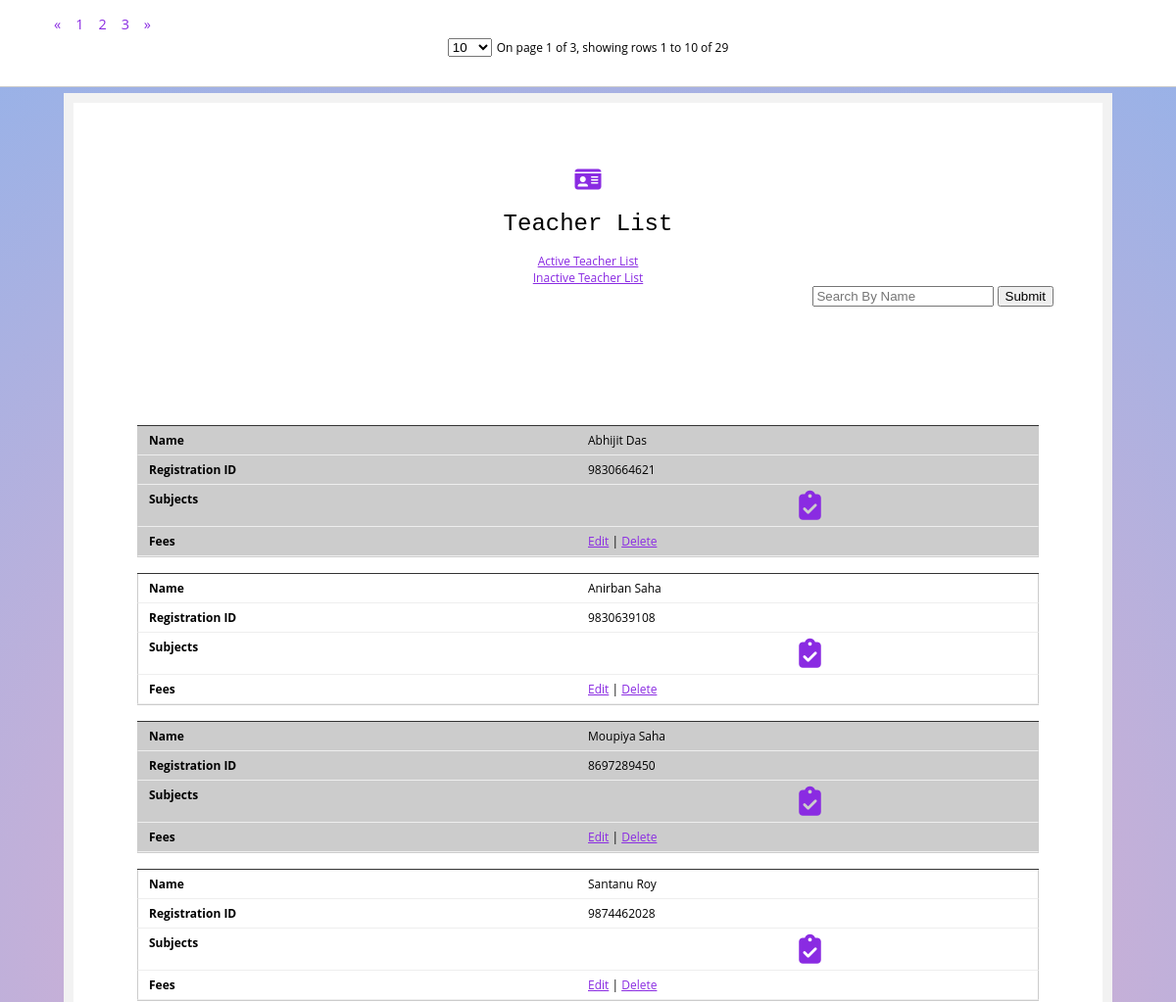
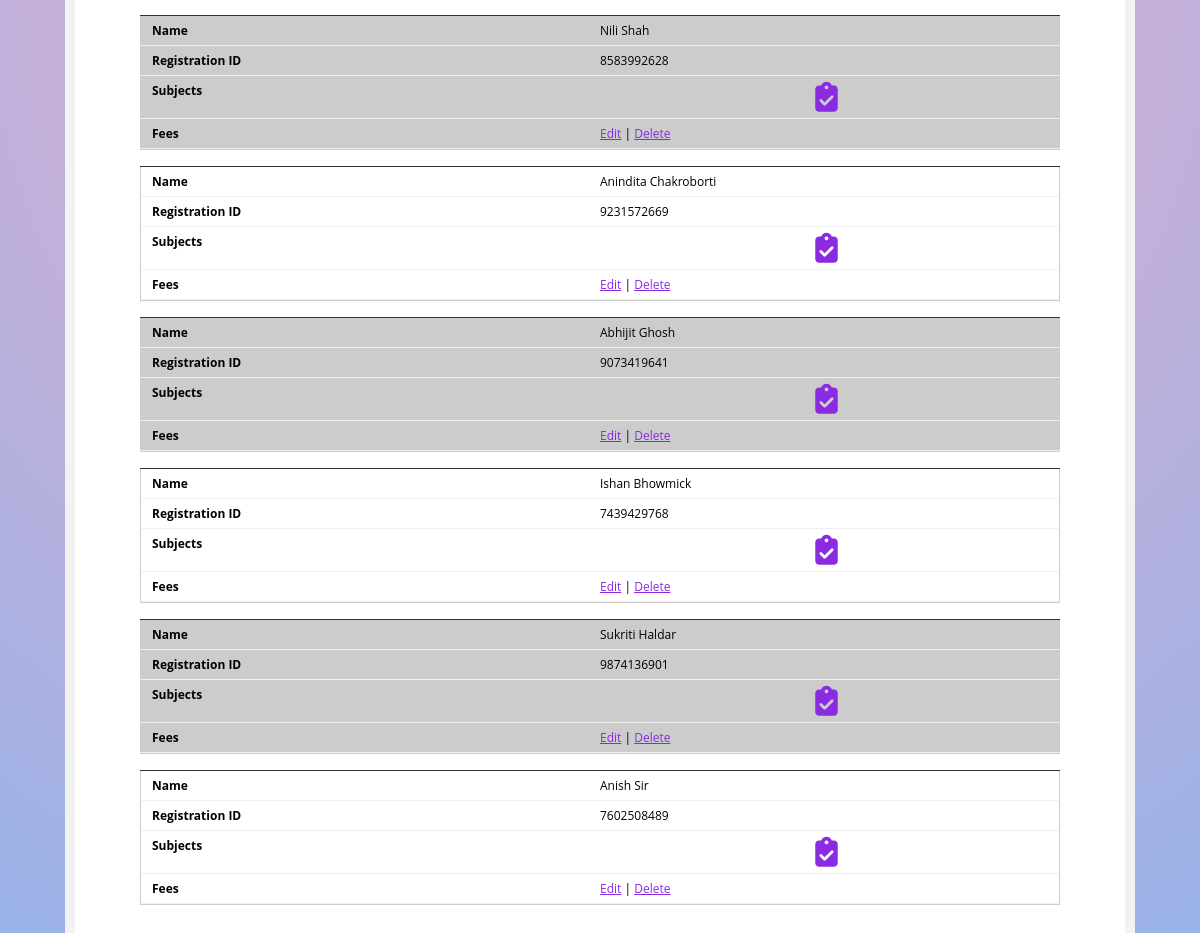
The app's page /teacher_list.php with its own data (2 pictures, top to bottom).
### tables this page shows
CREATE TABLE `teacher` (
  `Teacher_id` int(11) NOT NULL,
  `Teacher_name` varchar(255) NOT NULL,
  `Teacher_phone` varchar(10) NOT NULL,
  `Teacher_reg_id` varchar(255) NOT NULL,
  `Category_id` int(11) NOT NULL,
  `Status` char(1) NOT NULL DEFAULT 'Y'
);

### teacher_list.php (the view, shortened to what this page needs)
<?php
include("conn.php");
$sql=mysqli_query($conn,"SELECT * FROM teacher  WHERE Status='Y' ORDER BY `Teacher_id` ASC");
?>
<!DOCTYPE html>
<html lang="en">
<head>
    <link rel = "stylesheet" href="https://cdnjs.cloudflare.com/ajax/libs/font-awesome/6.1.1/css/all.min.css" />
    <link rel="stylesheet"  href="student_list.css">
</head>
<body>
<div class="form-box">
  <h1><a href="index.php"><i class="fa-sharp fa-solid fa-id-card"></i></a></h1>
  <h1>Teacher List</h1>
  <div style="display:flex;justify-content:center;gap:10px"><a href="teacher_list.php">Active Teacher List</a></div>
  <div style="display:flex;justify-content:center;gap:10px"><a href="inactive_teacher_list.php">Inactive Teacher List</a></div>
  <div style="display:flex;justify-content:end;gap:10px">
  <form>
    <input type="search" name="search" value="<?php if(isset($name)) echo $name; ?>" placeholder="Search By Name">
    <input type="submit">
  </form>
   </div>
<div id="DataTable" >
  <div id="table_box_bootstrap"></div>
  <table >
    <tbody class="scroll-pane">
        <?php  while($arr=mysqli_fetch_array($sql)){?>
        <tr>
        <td style="cursor:pointer" onclick="window.location.href='Teacher_sub_list_details.php?id=<?php echo $arr['Teacher_id'] ?>'"><?php echo $arr['Teacher_name'] ?></td>
        <td><?php echo $arr['Teacher_phone'] ?></td>
        <td ><div align="center"><a href="teacher_sub_list_details.php?id=<?php echo $arr['Teacher_id'] ?>"><i class="fa-solid fa-clipboard-check" style="font-size:30px;margin: auto;"></i></a></div></td>
        <td><a href="teacher_edit.php?tch=<?php echo $arr['Teacher_id'] ?>">Edit</a> | <a href="teacher_inactivate.php?tch=<?php echo $arr['Teacher_id'] ?>&status=Y">Delete</a></td>
        </tr>
        <?php } ?>
  </tbody>
</table>
</div>
        </div>
</body>
</html>

### student_list.css (style rules this page uses)
body { counter-reset: my-sec-counter; font-family: 'Open Sans', sans-serif; font-size: 12px; background: rgb(238,174,202); background: radial-gradient(circle, rgba(238,174,202,1) 0%, rgba(148,178,233,1) 100%); margin-top: 95px; }
.form-box { max-width: 800px; margin: auto; padding: 50px; background: #ffffff; border: 10px solid #f2f2f2; }
h1 { text-align: center; font-family:Arial, Helvetica, sans-serif; font: 2em "typewriter", monospace; align-self: center; }
#DataTable { position:relative; padding: 15px; box-sizing: border-box; }
table { width: 100%; border-collapse: collapse; }
td, th { padding: 6px; border: 1px solid #ccc; text-align: left; box-sizing: border-box; }
tr:nth-of-type(odd) { background: #eee; }
@media only screen 
      and (max-width: 760px), (min-device-width: 768px) 
      and (max-device-width: 1024px) { table { margin-top: 106px; } }
@media only screen 
      and (max-width: 760px), (min-device-width: 768px) 
      and (max-device-width: 1024px) { table, thead, tbody, th, td, tr { display: block; } }
@media only screen 
      and (max-width: 760px), (min-device-width: 768px) 
      and (max-device-width: 1024px) { tr { margin: 0 0 1rem 0; overflow: auto; border-bottom: 1px solid #ccc; } }
@media only screen 
      and (max-width: 760px), (min-device-width: 768px) 
      and (max-device-width: 1024px) { tbody tr:before { counter-increment: my-sec-counter; content: ""; background-color:#333; display: block; height: 1px; } }
@media only screen 
      and (max-width: 760px), (min-device-width: 768px) 
      and (max-device-width: 1024px) { tr:nth-child(odd) { background: #ccc; } }
@media only screen 
      and (max-width: 760px), (min-device-width: 768px) 
      and (max-device-width: 1024px) { td { border: none; border-bottom: 1px solid #eee; margin-right: 0%; display: block; border-right: 1px solid #ccc; border-left: 1px solid #ccc; box-sizing:border-box; } }
@media only screen 
      and (max-width: 760px), (min-device-width: 768px) 
      and (max-device-width: 1024px) { td:before { font-weight: bold; width: 50%; float:left; box-sizing:border-box; padding-left: 5px; } }
@media only screen 
      and (max-width: 760px), (min-device-width: 768px) 
      and (max-device-width: 1024px) { td:nth-of-type(1):before { content: "Name"; } }
@media only screen 
      and (max-width: 760px), (min-device-width: 768px) 
      and (max-device-width: 1024px) { td:nth-of-type(2):before { content: "Registration ID"; } }
@media only screen 
      and (max-width: 760px), (min-device-width: 768px) 
      and (max-device-width: 1024px) { td:nth-of-type(3):before { content: "Subjects"; } }
@media only screen 
      and (max-width: 760px), (min-device-width: 768px) 
      and (max-device-width: 1024px) { td:nth-of-type(4):before { content: "Fees"; } }
a { color: blueviolet; }
.form-box { max-width: 950px; margin: auto; padding: 50px; background: #ffffff; border: 10px solid #f2f2f2; }

### records on screen
teacher: Teacher_name "Abhijit Das", Teacher_phone "9830664621"
teacher: Teacher_name "Anirban Saha", Teacher_phone "9830639108"
teacher: Teacher_name "Moupiya Saha", Teacher_phone "8697289450"
teacher: Teacher_name "Santanu Roy", Teacher_phone "9874462028"
teacher: Teacher_name "Nili Shah", Teacher_phone "8583992628"
teacher: Teacher_name "Anindita Chakroborti", Teacher_phone "9231572669"
teacher: Teacher_name "Abhijit Ghosh", Teacher_phone "9073419641"
teacher: Teacher_name "Ishan Bhowmick", Teacher_phone "7439429768"
teacher: Teacher_name "Sukriti Haldar", Teacher_phone "9874136901"
teacher: Teacher_name "Anish Sir", Teacher_phone "7602508489"
